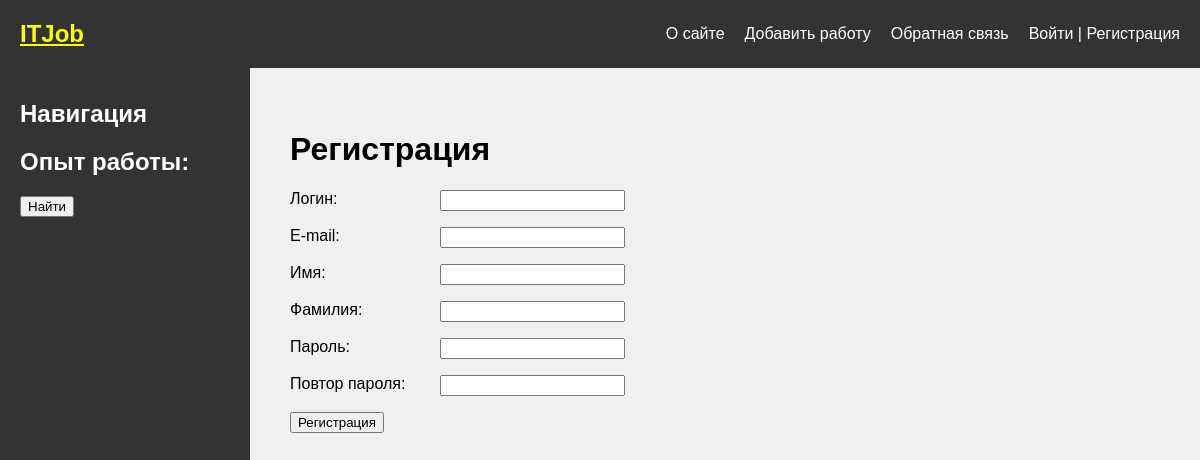
Before: /users/register/ with the older database file.
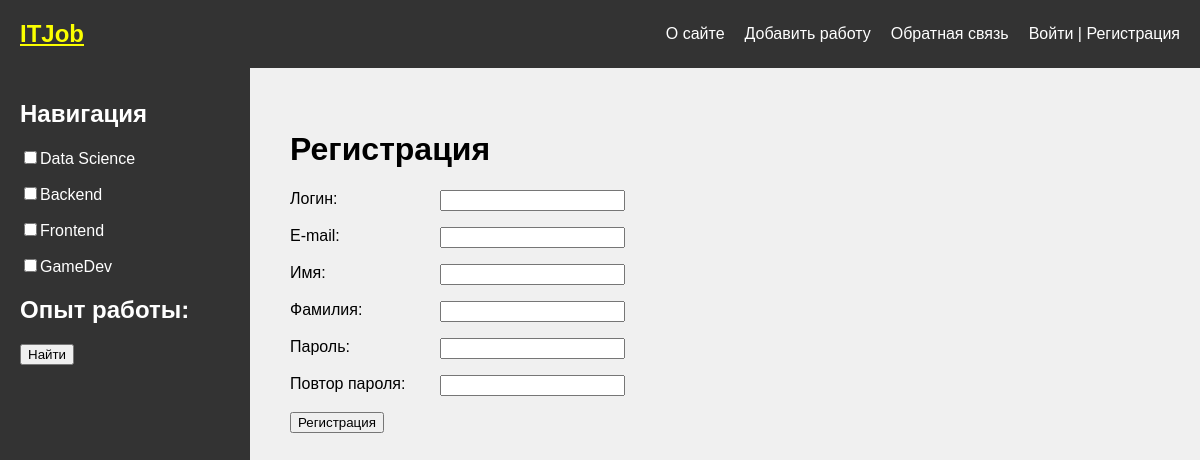
After: the same page with the newer database file.
### vacancies/models.py (models this page shows, shortened)
class Specification(models.Model):
    name = models.CharField(max_length=100,db_index=True)
    slug = models.SlugField(max_length=100)

### users/views.py (the view)
# urls.py: path('register/',views.RegisterUser.as_view(),name='register'),
class RegisterUser(CreateView):
    form_class=RegisterUserForm
    template_name='users/register.html'
    success_url=reverse_lazy('users:login')
    extra_content={
        'title': 'Регистрация',
    }

### users/forms.py (shortened to what this page needs)
class RegisterUserForm(UserCreationForm):
    username=forms.CharField(label='Логин',widget=forms.TextInput(attrs={'class':'form-input'}))
    password1 = forms.CharField(label='Пароль',widget=forms.PasswordInput(attrs={'class':'form-input'}))
    password2=forms.CharField(label='Повтор пароля',widget=forms.PasswordInput(attrs={'class':'form-input'}))
    class Meta:
        model=get_user_model()
        fields=['username','email','first_name','last_name','password1','password2']
        labels={
            'email':'E-mail',
            'first_name':'Имя',
            'last_name':'Фамилия',
        }
        widgets={
            'email': forms.TextInput(attrs={'class': 'form-input'}),
            'first_name': forms.TextInput(attrs={'class': 'form-input'}),
            'last_name': forms.TextInput(attrs={'class': 'form-input'}),
        }

### users/context_processors.py (called while the page is built)
def get_main_context(request):
    return {'mainmenu':menu}

### vacancies/templatetags/vacancies_tags.py (called while the page is built)
@register.inclusion_tag('vacancies/list_categories.html')
def show_categories():
    cats = Specification.objects.all()
    exp = Experience.objects.all()
    return {'cats':cats, 'exp': exp}

@register.simple_tag()
def get_menu():
    return menu

### users/templates/users/register.html (shortened to what this page needs)
{%extends 'base.html'%}
{%block content%}
<h1>Регистрация</h1>
<form action="" method= 'post'>
    {% for f in form%}
        <p><label for="{{f.id_for_label}}" class="form-label">{{f.label}}:</label>{{f}}</p>
    {%endfor%}
    <p><button type="submit">Регистрация</button></p>
</form>
{%endblock%}

### vacancies/templates/vacancies/list_categories.html (shortened to what this page needs)
<form action="{% url 'sorting' %}" method="post">
    {%for c in cats %}
    <input type="checkbox" name="checkbox_{{c.id}}"><label for= 'id_{{c.id}}'>{{c.name}}</label> <p></p>
    {%endfor%}
    <h2>Опыт работы:</h2>
    <p>
    <button type="submit" name="action">Найти</button></p>
</form>

Changed rows visible on the page:
added Specification: name "Data Science"
added Specification: name "Backend"
added Specification: name "Frontend"
added Specification: name "GameDev"
